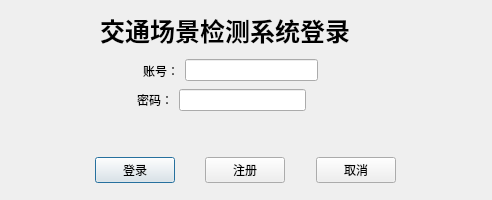
<?xml version="1.0" encoding="UTF-8"?>
<ui version="4.0">
 <class>Dialog</class>
 <widget class="QDialog" name="Dialog">
  <property name="geometry">
   <rect>
    <x>0</x>
    <y>0</y>
    <width>492</width>
    <height>200</height>
   </rect>
  </property>
  <property name="minimumSize">
   <size>
    <width>492</width>
    <height>200</height>
   </size>
  </property>
  <property name="maximumSize">
   <size>
    <width>492</width>
    <height>200</height>
   </size>
  </property>
  <property name="windowTitle">
   <string>Dialog</string>
  </property>
  <widget class="QWidget" name="horizontalLayoutWidget">
   <property name="geometry">
    <rect>
     <x>70</x>
     <y>150</y>
     <width>351</width>
     <height>41</height>
    </rect>
   </property>
   <layout class="QHBoxLayout" name="horizontalLayout_4">
    <item>
     <spacer name="horizontalSpacer_2">
      <property name="orientation">
       <enum>Qt::Horizontal</enum>
      </property>
      <property name="sizeHint" stdset="0">
       <size>
        <width>40</width>
        <height>20</height>
       </size>
      </property>
     </spacer>
    </item>
    <item>
     <widget class="QPushButton" name="Log_Button">
      <property name="text">
       <string>登录</string>
      </property>
     </widget>
    </item>
    <item>
     <spacer name="horizontalSpacer_4">
      <property name="orientation">
       <enum>Qt::Horizontal</enum>
      </property>
      <property name="sizeHint" stdset="0">
       <size>
        <width>40</width>
        <height>20</height>
       </size>
      </property>
     </spacer>
    </item>
    <item>
     <widget class="QPushButton" name="Sign">
      <property name="text">
       <string>注册</string>
      </property>
     </widget>
    </item>
    <item>
     <spacer name="horizontalSpacer">
      <property name="orientation">
       <enum>Qt::Horizontal</enum>
      </property>
      <property name="sizeHint" stdset="0">
       <size>
        <width>40</width>
        <height>20</height>
       </size>
      </property>
     </spacer>
    </item>
    <item>
     <widget class="QPushButton" name="Cancel_Button">
      <property name="text">
       <string>取消</string>
      </property>
     </widget>
    </item>
    <item>
     <spacer name="horizontalSpacer_3">
      <property name="orientation">
       <enum>Qt::Horizontal</enum>
      </property>
      <property name="sizeHint" stdset="0">
       <size>
        <width>40</width>
        <height>20</height>
       </size>
      </property>
     </spacer>
    </item>
   </layout>
  </widget>
  <widget class="QWidget" name="verticalLayoutWidget_2">
   <property name="geometry">
    <rect>
     <x>10</x>
     <y>80</y>
     <width>461</width>
     <height>41</height>
    </rect>
   </property>
   <layout class="QVBoxLayout" name="verticalLayout_3">
    <item>
     <layout class="QHBoxLayout" name="horizontalLayout_7">
      <item>
       <spacer name="horizontalSpacer_8">
        <property name="orientation">
         <enum>Qt::Horizontal</enum>
        </property>
        <property name="sizeHint" stdset="0">
         <size>
          <width>40</width>
          <height>20</height>
         </size>
        </property>
       </spacer>
      </item>
      <item>
       <widget class="QLabel" name="label_3">
        <property name="text">
         <string>密码：</string>
        </property>
       </widget>
      </item>
      <item>
       <widget class="QLineEdit" name="PassWord_Edit">
        <property name="font">
         <font>
          <family>Times New Roman</family>
         </font>
        </property>
        <property name="echoMode">
         <enum>QLineEdit::Password</enum>
        </property>
       </widget>
      </item>
      <item>
       <widget class="QPushButton" name="PassWordShow_Button">
        <property name="styleSheet">
         <string notr="true">QPushButton {
border-style: solid;
border-width: 0px;
border-radius: 0px;
background-color: rgba(223, 223, 223, 0);
image: url(:/other/Other/button-on.png);
}
QPushButton::focus{outline: none;}
QPushButton::hover {
border-style: solid;
border-width: 0px;
border-radius: 0px;
background-color: rgba(223, 223, 223, 150);}</string>
        </property>
        <property name="text">
         <string/>
        </property>
       </widget>
      </item>
      <item>
       <spacer name="horizontalSpacer_9">
        <property name="orientation">
         <enum>Qt::Horizontal</enum>
        </property>
        <property name="sizeHint" stdset="0">
         <size>
          <width>40</width>
          <height>20</height>
         </size>
        </property>
       </spacer>
      </item>
     </layout>
    </item>
   </layout>
  </widget>
  <widget class="QWidget" name="verticalLayoutWidget_3">
   <property name="geometry">
    <rect>
     <x>10</x>
     <y>50</y>
     <width>461</width>
     <height>41</height>
    </rect>
   </property>
   <layout class="QVBoxLayout" name="verticalLayout_5">
    <item>
     <layout class="QHBoxLayout" name="horizontalLayout_9">
      <item>
       <spacer name="horizontalSpacer_12">
        <property name="orientation">
         <enum>Qt::Horizontal</enum>
        </property>
        <property name="sizeHint" stdset="0">
         <size>
          <width>40</width>
          <height>20</height>
         </size>
        </property>
       </spacer>
      </item>
      <item>
       <widget class="QLabel" name="label_5">
        <property name="text">
         <string>账号：</string>
        </property>
       </widget>
      </item>
      <item>
       <widget class="QLineEdit" name="ID_Edit">
        <property name="font">
         <font>
          <family>Times New Roman</family>
         </font>
        </property>
       </widget>
      </item>
      <item>
       <widget class="QLabel" name="label_8">
        <property name="enabled">
         <bool>false</bool>
        </property>
        <property name="text">
         <string>    </string>
        </property>
       </widget>
      </item>
      <item>
       <spacer name="horizontalSpacer_13">
        <property name="orientation">
         <enum>Qt::Horizontal</enum>
        </property>
        <property name="sizeHint" stdset="0">
         <size>
          <width>40</width>
          <height>20</height>
         </size>
        </property>
       </spacer>
      </item>
     </layout>
    </item>
   </layout>
  </widget>
  <widget class="QLabel" name="label">
   <property name="geometry">
    <rect>
     <x>100</x>
     <y>10</y>
     <width>341</width>
     <height>41</height>
    </rect>
   </property>
   <property name="font">
    <font>
     <family>华文楷体</family>
     <pointsize>19</pointsize>
     <weight>75</weight>
     <bold>true</bold>
    </font>
   </property>
   <property name="text">
    <string>交通场景检测系统登录</string>
   </property>
  </widget>
  <widget class="QLabel" name="Tips">
   <property name="geometry">
    <rect>
     <x>120</x>
     <y>120</y>
     <width>271</width>
     <height>21</height>
    </rect>
   </property>
   <property name="text">
    <string/>
   </property>
  </widget>
  <widget class="QLabel" name="label_7">
   <property name="geometry">
    <rect>
     <x>40</x>
     <y>20</y>
     <width>31</width>
     <height>31</height>
    </rect>
   </property>
   <property name="styleSheet">
    <string notr="true">image: url(:/other/Other/数据探索.png);</string>
   </property>
   <property name="text">
    <string/>
   </property>
  </widget>
 </widget>
 <resources>
  <include location="../data/UI_image/images.qrc"/>
 </resources>
 <connections/>
</ui>
